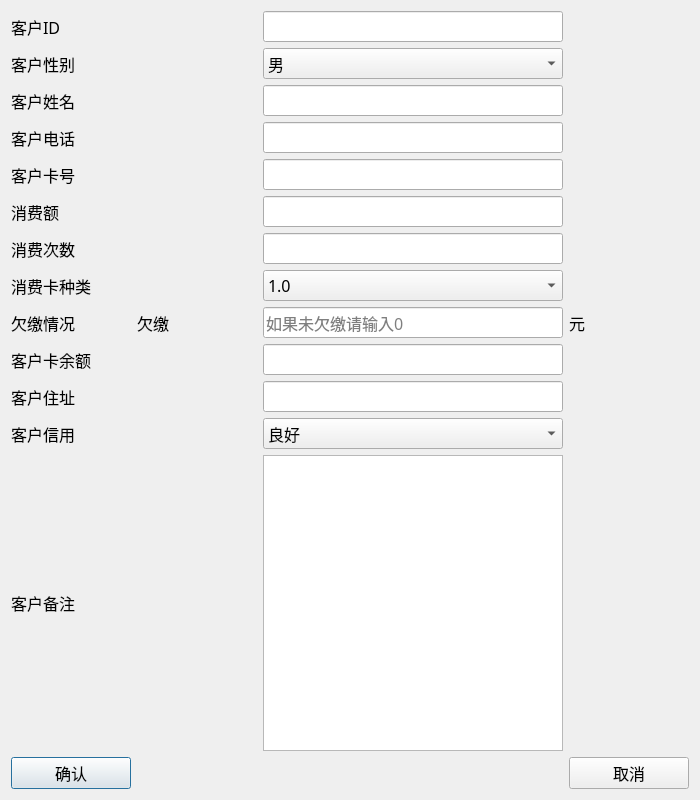
<?xml version="1.0" encoding="UTF-8"?>
<ui version="4.0">
 <class>dlgUpdateCustomer</class>
 <widget class="QDialog" name="dlgUpdateCustomer">
  <property name="geometry">
   <rect>
    <x>0</x>
    <y>0</y>
    <width>700</width>
    <height>800</height>
   </rect>
  </property>
  <property name="minimumSize">
   <size>
    <width>700</width>
    <height>800</height>
   </size>
  </property>
  <property name="maximumSize">
   <size>
    <width>700</width>
    <height>800</height>
   </size>
  </property>
  <property name="font">
   <font>
    <family>微软雅黑</family>
    <pointsize>12</pointsize>
   </font>
  </property>
  <property name="windowTitle">
   <string>修改客户信息</string>
  </property>
  <layout class="QGridLayout" name="gridLayout">
   <item row="5" column="0">
    <widget class="QLabel" name="label_4">
     <property name="font">
      <font>
       <family>微软雅黑</family>
       <pointsize>12</pointsize>
      </font>
     </property>
     <property name="text">
      <string>客户卡号</string>
     </property>
    </widget>
   </item>
   <item row="6" column="2">
    <widget class="QLineEdit" name="LeSpend">
     <property name="minimumSize">
      <size>
       <width>300</width>
       <height>30</height>
      </size>
     </property>
     <property name="maximumSize">
      <size>
       <width>140</width>
       <height>16777215</height>
      </size>
     </property>
     <property name="font">
      <font>
       <family>微软雅黑</family>
       <pointsize>12</pointsize>
      </font>
     </property>
    </widget>
   </item>
   <item row="7" column="2">
    <widget class="QLineEdit" name="LeCount">
     <property name="minimumSize">
      <size>
       <width>300</width>
       <height>30</height>
      </size>
     </property>
     <property name="maximumSize">
      <size>
       <width>140</width>
       <height>16777215</height>
      </size>
     </property>
     <property name="font">
      <font>
       <family>微软雅黑</family>
       <pointsize>12</pointsize>
      </font>
     </property>
    </widget>
   </item>
   <item row="4" column="2">
    <widget class="QLineEdit" name="LePhone">
     <property name="minimumSize">
      <size>
       <width>300</width>
       <height>30</height>
      </size>
     </property>
     <property name="maximumSize">
      <size>
       <width>140</width>
       <height>16777215</height>
      </size>
     </property>
     <property name="font">
      <font>
       <family>微软雅黑</family>
       <pointsize>12</pointsize>
      </font>
     </property>
    </widget>
   </item>
   <item row="5" column="2">
    <widget class="QLineEdit" name="LeCardID">
     <property name="minimumSize">
      <size>
       <width>300</width>
       <height>30</height>
      </size>
     </property>
     <property name="maximumSize">
      <size>
       <width>140</width>
       <height>16777215</height>
      </size>
     </property>
     <property name="font">
      <font>
       <family>微软雅黑</family>
       <pointsize>12</pointsize>
      </font>
     </property>
     <property name="maxLength">
      <number>14</number>
     </property>
    </widget>
   </item>
   <item row="4" column="0">
    <widget class="QLabel" name="label_5">
     <property name="font">
      <font>
       <family>微软雅黑</family>
       <pointsize>12</pointsize>
      </font>
     </property>
     <property name="text">
      <string>客户电话</string>
     </property>
    </widget>
   </item>
   <item row="3" column="2" colspan="2">
    <widget class="QLineEdit" name="LeName">
     <property name="minimumSize">
      <size>
       <width>300</width>
       <height>30</height>
      </size>
     </property>
     <property name="maximumSize">
      <size>
       <width>140</width>
       <height>16777215</height>
      </size>
     </property>
     <property name="font">
      <font>
       <family>微软雅黑</family>
       <pointsize>12</pointsize>
      </font>
     </property>
    </widget>
   </item>
   <item row="1" column="2" colspan="2">
    <widget class="QLineEdit" name="LeID">
     <property name="minimumSize">
      <size>
       <width>300</width>
       <height>30</height>
      </size>
     </property>
     <property name="maximumSize">
      <size>
       <width>140</width>
       <height>16777215</height>
      </size>
     </property>
     <property name="font">
      <font>
       <family>微软雅黑</family>
       <pointsize>12</pointsize>
      </font>
     </property>
    </widget>
   </item>
   <item row="9" column="0">
    <widget class="QLabel" name="label_10">
     <property name="font">
      <font>
       <family>微软雅黑</family>
       <pointsize>12</pointsize>
      </font>
     </property>
     <property name="text">
      <string>欠缴情况</string>
     </property>
    </widget>
   </item>
   <item row="14" column="0">
    <widget class="QLabel" name="label_3">
     <property name="font">
      <font>
       <family>微软雅黑</family>
       <pointsize>12</pointsize>
      </font>
     </property>
     <property name="text">
      <string>客户备注</string>
     </property>
    </widget>
   </item>
   <item row="3" column="0">
    <widget class="QLabel" name="label">
     <property name="font">
      <font>
       <family>微软雅黑</family>
       <pointsize>12</pointsize>
      </font>
     </property>
     <property name="text">
      <string>客户姓名</string>
     </property>
    </widget>
   </item>
   <item row="11" column="0">
    <widget class="QLabel" name="label_6">
     <property name="font">
      <font>
       <family>微软雅黑</family>
       <pointsize>12</pointsize>
      </font>
     </property>
     <property name="text">
      <string>客户卡余额</string>
     </property>
    </widget>
   </item>
   <item row="16" column="0">
    <widget class="QPushButton" name="BtnEnter">
     <property name="minimumSize">
      <size>
       <width>0</width>
       <height>30</height>
      </size>
     </property>
     <property name="font">
      <font>
       <family>微软雅黑</family>
       <pointsize>12</pointsize>
      </font>
     </property>
     <property name="text">
      <string>确认</string>
     </property>
    </widget>
   </item>
   <item row="6" column="0">
    <widget class="QLabel" name="label_7">
     <property name="font">
      <font>
       <family>微软雅黑</family>
       <pointsize>12</pointsize>
      </font>
     </property>
     <property name="text">
      <string>消费额</string>
     </property>
    </widget>
   </item>
   <item row="9" column="2">
    <widget class="QLineEdit" name="LeHaveNotPaid">
     <property name="minimumSize">
      <size>
       <width>300</width>
       <height>30</height>
      </size>
     </property>
     <property name="maximumSize">
      <size>
       <width>140</width>
       <height>16777215</height>
      </size>
     </property>
     <property name="font">
      <font>
       <family>微软雅黑</family>
       <pointsize>12</pointsize>
      </font>
     </property>
     <property name="placeholderText">
      <string>如果未欠缴请输入0</string>
     </property>
    </widget>
   </item>
   <item row="14" column="2">
    <widget class="QPlainTextEdit" name="PTENotes">
     <property name="minimumSize">
      <size>
       <width>300</width>
       <height>30</height>
      </size>
     </property>
     <property name="maximumSize">
      <size>
       <width>140</width>
       <height>16777215</height>
      </size>
     </property>
     <property name="font">
      <font>
       <family>微软雅黑</family>
       <pointsize>12</pointsize>
      </font>
     </property>
    </widget>
   </item>
   <item row="7" column="0">
    <widget class="QLabel" name="label_8">
     <property name="font">
      <font>
       <family>微软雅黑</family>
       <pointsize>12</pointsize>
      </font>
     </property>
     <property name="text">
      <string>消费次数</string>
     </property>
    </widget>
   </item>
   <item row="9" column="1">
    <widget class="QLabel" name="label_11">
     <property name="font">
      <font>
       <family>微软雅黑</family>
       <pointsize>12</pointsize>
      </font>
     </property>
     <property name="text">
      <string>欠缴</string>
     </property>
    </widget>
   </item>
   <item row="9" column="3">
    <widget class="QLabel" name="label_12">
     <property name="font">
      <font>
       <family>微软雅黑</family>
       <pointsize>12</pointsize>
      </font>
     </property>
     <property name="text">
      <string>元</string>
     </property>
    </widget>
   </item>
   <item row="16" column="3">
    <widget class="QPushButton" name="BtnCancel">
     <property name="minimumSize">
      <size>
       <width>0</width>
       <height>30</height>
      </size>
     </property>
     <property name="font">
      <font>
       <family>微软雅黑</family>
       <pointsize>12</pointsize>
      </font>
     </property>
     <property name="text">
      <string>取消</string>
     </property>
    </widget>
   </item>
   <item row="8" column="0">
    <widget class="QLabel" name="label_9">
     <property name="font">
      <font>
       <family>微软雅黑</family>
       <pointsize>12</pointsize>
      </font>
     </property>
     <property name="text">
      <string>消费卡种类</string>
     </property>
    </widget>
   </item>
   <item row="1" column="0">
    <widget class="QLabel" name="label_2">
     <property name="font">
      <font>
       <family>微软雅黑</family>
       <pointsize>12</pointsize>
      </font>
     </property>
     <property name="text">
      <string>客户ID</string>
     </property>
    </widget>
   </item>
   <item row="11" column="2">
    <widget class="QLineEdit" name="LeCardMoney">
     <property name="minimumSize">
      <size>
       <width>300</width>
       <height>30</height>
      </size>
     </property>
     <property name="maximumSize">
      <size>
       <width>140</width>
       <height>16777215</height>
      </size>
     </property>
     <property name="font">
      <font>
       <family>微软雅黑</family>
       <pointsize>12</pointsize>
      </font>
     </property>
    </widget>
   </item>
   <item row="8" column="2">
    <widget class="QComboBox" name="CBCardType">
     <property name="minimumSize">
      <size>
       <width>300</width>
       <height>30</height>
      </size>
     </property>
     <property name="maximumSize">
      <size>
       <width>140</width>
       <height>16777215</height>
      </size>
     </property>
     <property name="font">
      <font>
       <family>微软雅黑</family>
       <pointsize>12</pointsize>
      </font>
     </property>
     <item>
      <property name="text">
       <string>1.0</string>
      </property>
     </item>
     <item>
      <property name="text">
       <string>0.9</string>
      </property>
     </item>
     <item>
      <property name="text">
       <string>0.8</string>
      </property>
     </item>
     <item>
      <property name="text">
       <string>0.7</string>
      </property>
     </item>
     <item>
      <property name="text">
       <string>0.6</string>
      </property>
     </item>
     <item>
      <property name="text">
       <string>0.5</string>
      </property>
     </item>
     <item>
      <property name="text">
       <string>0.4</string>
      </property>
     </item>
     <item>
      <property name="text">
       <string>0.3</string>
      </property>
     </item>
     <item>
      <property name="text">
       <string>0.2</string>
      </property>
     </item>
     <item>
      <property name="text">
       <string>0.1</string>
      </property>
     </item>
     <item>
      <property name="text">
       <string>0.0</string>
      </property>
     </item>
    </widget>
   </item>
   <item row="12" column="0">
    <widget class="QLabel" name="label_13">
     <property name="font">
      <font>
       <family>微软雅黑</family>
       <pointsize>12</pointsize>
      </font>
     </property>
     <property name="text">
      <string>客户住址</string>
     </property>
    </widget>
   </item>
   <item row="12" column="2">
    <widget class="QLineEdit" name="LeAddress">
     <property name="minimumSize">
      <size>
       <width>300</width>
       <height>30</height>
      </size>
     </property>
     <property name="maximumSize">
      <size>
       <width>140</width>
       <height>16777215</height>
      </size>
     </property>
     <property name="font">
      <font>
       <family>微软雅黑</family>
       <pointsize>12</pointsize>
      </font>
     </property>
    </widget>
   </item>
   <item row="13" column="2">
    <widget class="QComboBox" name="CBCredit">
     <property name="minimumSize">
      <size>
       <width>300</width>
       <height>30</height>
      </size>
     </property>
     <property name="maximumSize">
      <size>
       <width>140</width>
       <height>16777215</height>
      </size>
     </property>
     <property name="font">
      <font>
       <family>微软雅黑</family>
       <pointsize>12</pointsize>
      </font>
     </property>
     <item>
      <property name="text">
       <string>良好</string>
      </property>
     </item>
     <item>
      <property name="text">
       <string>一般</string>
      </property>
     </item>
     <item>
      <property name="text">
       <string>较差</string>
      </property>
     </item>
    </widget>
   </item>
   <item row="13" column="0">
    <widget class="QLabel" name="label_14">
     <property name="font">
      <font>
       <family>微软雅黑</family>
       <pointsize>12</pointsize>
      </font>
     </property>
     <property name="text">
      <string>客户信用</string>
     </property>
    </widget>
   </item>
   <item row="2" column="2">
    <widget class="QComboBox" name="CBGender">
     <property name="minimumSize">
      <size>
       <width>300</width>
       <height>30</height>
      </size>
     </property>
     <property name="font">
      <font>
       <family>微软雅黑</family>
       <pointsize>12</pointsize>
      </font>
     </property>
     <item>
      <property name="text">
       <string>男</string>
      </property>
     </item>
     <item>
      <property name="text">
       <string>女</string>
      </property>
     </item>
    </widget>
   </item>
   <item row="2" column="0">
    <widget class="QLabel" name="label_15">
     <property name="font">
      <font>
       <family>微软雅黑</family>
       <pointsize>12</pointsize>
      </font>
     </property>
     <property name="text">
      <string>客户性别</string>
     </property>
    </widget>
   </item>
  </layout>
 </widget>
 <tabstops>
  <tabstop>LeID</tabstop>
  <tabstop>LeName</tabstop>
  <tabstop>LePhone</tabstop>
  <tabstop>LeCardID</tabstop>
  <tabstop>LeSpend</tabstop>
  <tabstop>LeCount</tabstop>
  <tabstop>LeCardMoney</tabstop>
  <tabstop>PTENotes</tabstop>
  <tabstop>BtnEnter</tabstop>
  <tabstop>BtnCancel</tabstop>
 </tabstops>
 <resources/>
 <connections/>
</ui>
